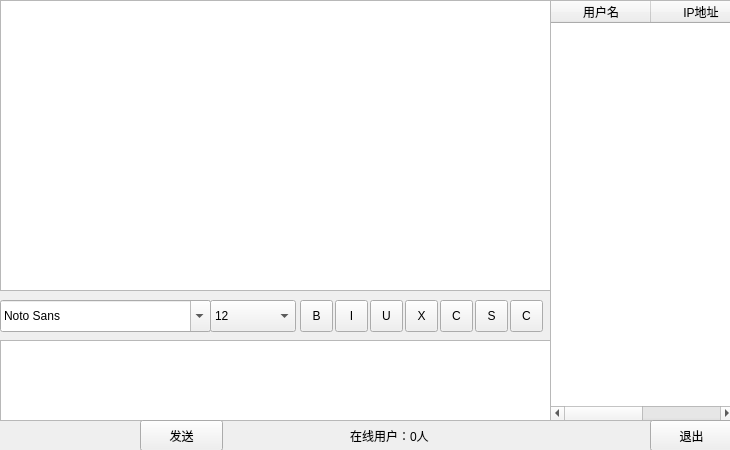
<?xml version="1.0" encoding="UTF-8"?>
<ui version="4.0">
 <class>Widget</class>
 <widget class="QWidget" name="Widget">
  <property name="geometry">
   <rect>
    <x>0</x>
    <y>0</y>
    <width>730</width>
    <height>450</height>
   </rect>
  </property>
  <property name="windowTitle">
   <string>Form</string>
  </property>
  <widget class="QTextBrowser" name="msgBrowser">
   <property name="geometry">
    <rect>
     <x>0</x>
     <y>0</y>
     <width>551</width>
     <height>291</height>
    </rect>
   </property>
  </widget>
  <widget class="QTextEdit" name="msgTextEdit">
   <property name="geometry">
    <rect>
     <x>0</x>
     <y>340</y>
     <width>551</width>
     <height>81</height>
    </rect>
   </property>
  </widget>
  <widget class="QTableWidget" name="userTableWidget">
   <property name="geometry">
    <rect>
     <x>550</x>
     <y>0</y>
     <width>185</width>
     <height>421</height>
    </rect>
   </property>
   <property name="selectionMode">
    <enum>QAbstractItemView::SingleSelection</enum>
   </property>
   <property name="selectionBehavior">
    <enum>QAbstractItemView::SelectRows</enum>
   </property>
   <property name="showGrid">
    <bool>false</bool>
   </property>
   <column>
    <property name="text">
     <string>用户名</string>
    </property>
   </column>
   <column>
    <property name="text">
     <string>IP地址</string>
    </property>
   </column>
  </widget>
  <widget class="QPushButton" name="sendButton">
   <property name="geometry">
    <rect>
     <x>140</x>
     <y>420</y>
     <width>83</width>
     <height>31</height>
    </rect>
   </property>
   <property name="text">
    <string>发送</string>
   </property>
  </widget>
  <widget class="QFontComboBox" name="fontComboBox">
   <property name="geometry">
    <rect>
     <x>0</x>
     <y>300</y>
     <width>211</width>
     <height>32</height>
    </rect>
   </property>
   <property name="currentFont">
    <font>
     <family>方正黑体_GBK</family>
    </font>
   </property>
  </widget>
  <widget class="QComboBox" name="sizeComboBox">
   <property name="geometry">
    <rect>
     <x>210</x>
     <y>300</y>
     <width>86</width>
     <height>32</height>
    </rect>
   </property>
   <property name="currentText">
    <string>12</string>
   </property>
   <property name="currentIndex">
    <number>4</number>
   </property>
   <item>
    <property name="text">
     <string>8</string>
    </property>
   </item>
   <item>
    <property name="text">
     <string>9</string>
    </property>
   </item>
   <item>
    <property name="text">
     <string>10</string>
    </property>
   </item>
   <item>
    <property name="text">
     <string>11</string>
    </property>
   </item>
   <item>
    <property name="text">
     <string>12</string>
    </property>
   </item>
   <item>
    <property name="text">
     <string>13</string>
    </property>
   </item>
   <item>
    <property name="text">
     <string>14</string>
    </property>
   </item>
   <item>
    <property name="text">
     <string>15</string>
    </property>
   </item>
   <item>
    <property name="text">
     <string>16</string>
    </property>
   </item>
   <item>
    <property name="text">
     <string>17</string>
    </property>
   </item>
   <item>
    <property name="text">
     <string>18</string>
    </property>
   </item>
   <item>
    <property name="text">
     <string>19</string>
    </property>
   </item>
   <item>
    <property name="text">
     <string>20</string>
    </property>
   </item>
  </widget>
  <widget class="QLabel" name="userNumLabel">
   <property name="geometry">
    <rect>
     <x>350</x>
     <y>420</y>
     <width>131</width>
     <height>31</height>
    </rect>
   </property>
   <property name="text">
    <string>在线用户：0人</string>
   </property>
  </widget>
  <widget class="QPushButton" name="exitButton">
   <property name="geometry">
    <rect>
     <x>650</x>
     <y>420</y>
     <width>83</width>
     <height>31</height>
    </rect>
   </property>
   <property name="text">
    <string>退出</string>
   </property>
  </widget>
  <widget class="QToolButton" name="toolButton_1">
   <property name="geometry">
    <rect>
     <x>300</x>
     <y>300</y>
     <width>33</width>
     <height>32</height>
    </rect>
   </property>
   <property name="text">
    <string>B</string>
   </property>
  </widget>
  <widget class="QToolButton" name="toolButton_2">
   <property name="geometry">
    <rect>
     <x>335</x>
     <y>300</y>
     <width>33</width>
     <height>32</height>
    </rect>
   </property>
   <property name="text">
    <string>I</string>
   </property>
  </widget>
  <widget class="QToolButton" name="toolButton_3">
   <property name="geometry">
    <rect>
     <x>370</x>
     <y>300</y>
     <width>33</width>
     <height>32</height>
    </rect>
   </property>
   <property name="text">
    <string>U</string>
   </property>
  </widget>
  <widget class="QToolButton" name="toolButton_7">
   <property name="geometry">
    <rect>
     <x>405</x>
     <y>300</y>
     <width>33</width>
     <height>32</height>
    </rect>
   </property>
   <property name="text">
    <string>X</string>
   </property>
  </widget>
  <widget class="QToolButton" name="sendTBtn">
   <property name="geometry">
    <rect>
     <x>440</x>
     <y>300</y>
     <width>33</width>
     <height>32</height>
    </rect>
   </property>
   <property name="text">
    <string>C</string>
   </property>
  </widget>
  <widget class="QToolButton" name="toolButton_9">
   <property name="geometry">
    <rect>
     <x>475</x>
     <y>300</y>
     <width>33</width>
     <height>32</height>
    </rect>
   </property>
   <property name="text">
    <string>S</string>
   </property>
  </widget>
  <widget class="QToolButton" name="toolButton_10">
   <property name="geometry">
    <rect>
     <x>510</x>
     <y>300</y>
     <width>33</width>
     <height>32</height>
    </rect>
   </property>
   <property name="text">
    <string>C</string>
   </property>
  </widget>
 </widget>
 <resources/>
 <connections/>
</ui>
